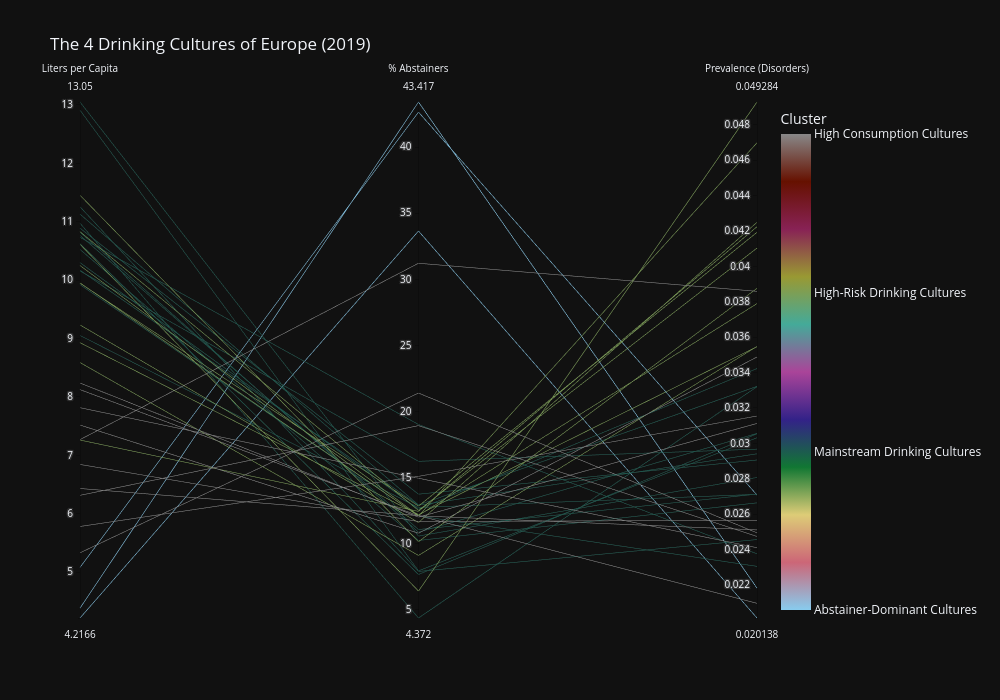

Write notebook code for a chart like this one.
### Code cell
# Parallel coordinates needs a numeric color value, so we map the cluster labels
cluster_map = {label: i for i, label in enumerate(cluster_df['cluster'].unique())}
cluster_df['cluster_num'] = cluster_df['cluster'].map(cluster_map)

fig_parallel = px.parallel_coordinates(cluster_df,
                                        color='cluster_num',
                                        dimensions=['liters/capita', 'abstention_rate', 'prevalence'],
                                        title='The 4 Drinking Cultures of Europe (2019)',
                                        template='plotly_dark',
                                        width=1000,
                                        height=700,
                                        color_continuous_scale=px.colors.qualitative.Safe,
                                        labels={'liters/capita': 'Liters per Capita',
                                                'abstention_rate': '% Abstainers',
                                                'prevalence': 'Prevalence (Disorders)',
                                                'cluster_num': 'Cluster'})

# Add the original cluster names as colorbar tick labels
fig_parallel.update_layout(
    coloraxis_colorbar=dict(
        tickvals=list(cluster_map.values()),
        ticktext=list(cluster_map.keys())
    )
)

fig_parallel.show()

### Figure 1 — Plotly figure (JSON) as saved in the notebook; plotly's stock layout.template omitted (floating-point values rounded to 4 significant figures)
{"data": [{"dimensions": [{"label": "Liters per Capita", "values": [4.217, 10.53, 11.45, 10.25, 8.93, 5.083, 10.73, 10.16, 5.333, 13.05, 9.233, 11.26, 8.24, 11.13, 10.82, 6.316, 10.89, 7.52, 10.61, 7.817, 12.91, 10.62, 10.97, 6.845, 8.127, 4.385, 6.433, 10.83, 9.948, 9.054, 10.77, 7.27, 10.17, 10.3, 9.923, 7.263, 8.59, 5.783, 9.953]}, {"label": "% Abstainers", "values": [33.65, 10.24, 10.14, 12.14, 12.2, 42.65, 19.01, 16.23, 21.39, 10.57, 11.6, 7.896, 12.0, 12.93, 10.86, 18.93, 13.74, 10.79, 6.412, 14.95, 7.94, 7.666, 4.372, 11.67, 12.1, 43.42, 12.12, 12.51, 12.84, 12.73, 11.07, 31.22, 12.91, 12.6, 12.1, 12.44, 9.106, 15.09, 12.09]}, {"label": "Prevalence (Disorders)", "values": [0.02014, 0.02664, 0.03876, 0.0379, 0.03546, 0.02709, 0.02376, 0.02968, 0.02495, 0.02807, 0.04249, 0.02457, 0.03113, 0.03322, 0.03056, 0.02475, 0.02906, 0.03488, 0.04928, 0.02411, 0.03032, 0.03055, 0.0332, 0.02566, 0.02511, 0.02183, 0.02097, 0.04103, 0.04192, 0.02712, 0.02714, 0.03859, 0.02941, 0.03423, 0.02306, 0.04224, 0.03548, 0.03155, 0.04698]}], "domain": {"x": [0, 1], "y": [0, 1]}, "line": {"color": [0, 1, 2, 2, 2, 0, 1, 1, 3, 1, 2, 1, 3, 1, 1, 3, 1, 3, 2, 3, 1, 1, 1, 3, 3, 0, 3, 2, 2, 1, 1, 3, 1, 1, 1, 2, 2, 3, 2], "coloraxis": "coloraxis"}, "name": "", "type": "parcoords"}], "layout": {"coloraxis": {"colorbar": {"ticktext": ["Abstainer-Dominant Cultures", "Mainstream Drinking Cultures", "High-Risk Drinking Cultures", "High Consumption Cultures"], "tickvals": [0, 1, 2, 3], "title": {"text": "Cluster"}}, "colorscale": [[0, "rgb(136, 204, 238)"], [0.1, "rgb(204, 102, 119)"], [0.2, "rgb(221, 204, 119)"], [0.3, "rgb(17, 119, 51)"], [0.4, "rgb(51, 34, 136)"], [0.5, "rgb(170, 68, 153)"], [0.6, "rgb(68, 170, 153)"], [0.7, "rgb(153, 153, 51)"], [0.8, "rgb(136, 34, 85)"], [0.9, "rgb(102, 17, 0)"], [1, "rgb(136, 136, 136)"]]}, "height": 700, "legend": {"tracegroupgap": 0}, "title": {"text": "The 4 Drinking Cultures of Europe (2019)"}, "width": 1000}}
